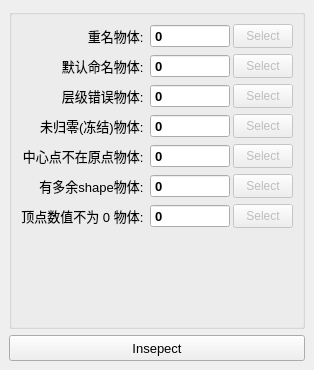
<?xml version="1.0" encoding="UTF-8"?>
<ui version="4.0">
 <class>inspectSceneWindow</class>
 <widget class="QMainWindow" name="inspectSceneWindow">
  <property name="geometry">
   <rect>
    <x>0</x>
    <y>0</y>
    <width>314</width>
    <height>370</height>
   </rect>
  </property>
  <property name="minimumSize">
   <size>
    <width>0</width>
    <height>165</height>
   </size>
  </property>
  <property name="maximumSize">
   <size>
    <width>320</width>
    <height>370</height>
   </size>
  </property>
  <property name="windowTitle">
   <string>Inspect Scene</string>
  </property>
  <widget class="QWidget" name="centralwidget">
   <layout class="QVBoxLayout" name="verticalLayout_3">
    <item>
     <widget class="QGroupBox" name="groupBox">
      <property name="title">
       <string/>
      </property>
      <layout class="QVBoxLayout" name="verticalLayout_2">
       <item>
        <layout class="QHBoxLayout" name="horizontalLayout">
         <property name="spacing">
          <number>3</number>
         </property>
         <item>
          <widget class="QLabel" name="labDuplicatesnames">
           <property name="font">
            <font>
             <pointsize>10</pointsize>
             <weight>50</weight>
             <bold>false</bold>
            </font>
           </property>
           <property name="layoutDirection">
            <enum>Qt::RightToLeft</enum>
           </property>
           <property name="text">
            <string>重名物体: </string>
           </property>
           <property name="alignment">
            <set>Qt::AlignRight|Qt::AlignTrailing|Qt::AlignVCenter</set>
           </property>
          </widget>
         </item>
         <item>
          <widget class="QSpinBox" name="fld_duplicatesnames">
           <property name="minimumSize">
            <size>
             <width>80</width>
             <height>24</height>
            </size>
           </property>
           <property name="maximumSize">
            <size>
             <width>80</width>
             <height>24</height>
            </size>
           </property>
           <property name="font">
            <font>
             <pointsize>10</pointsize>
             <weight>75</weight>
             <bold>true</bold>
            </font>
           </property>
           <property name="layoutDirection">
            <enum>Qt::RightToLeft</enum>
           </property>
           <property name="readOnly">
            <bool>true</bool>
           </property>
           <property name="buttonSymbols">
            <enum>QAbstractSpinBox::NoButtons</enum>
           </property>
           <property name="maximum">
            <number>999999999</number>
           </property>
          </widget>
         </item>
         <item>
          <widget class="QPushButton" name="btn_duplicatesnames">
           <property name="enabled">
            <bool>false</bool>
           </property>
           <property name="minimumSize">
            <size>
             <width>60</width>
             <height>24</height>
            </size>
           </property>
           <property name="maximumSize">
            <size>
             <width>60</width>
             <height>24</height>
            </size>
           </property>
           <property name="font">
            <font>
             <weight>50</weight>
             <bold>false</bold>
            </font>
           </property>
           <property name="layoutDirection">
            <enum>Qt::LeftToRight</enum>
           </property>
           <property name="text">
            <string>Select</string>
           </property>
          </widget>
         </item>
        </layout>
       </item>
       <item>
        <layout class="QHBoxLayout" name="horizontalLayout_4">
         <property name="spacing">
          <number>3</number>
         </property>
         <item>
          <widget class="QLabel" name="labDuplicatesnames_2">
           <property name="font">
            <font>
             <pointsize>10</pointsize>
             <weight>50</weight>
             <bold>false</bold>
            </font>
           </property>
           <property name="layoutDirection">
            <enum>Qt::RightToLeft</enum>
           </property>
           <property name="text">
            <string>默认命名物体: </string>
           </property>
           <property name="alignment">
            <set>Qt::AlignRight|Qt::AlignTrailing|Qt::AlignVCenter</set>
           </property>
          </widget>
         </item>
         <item>
          <widget class="QSpinBox" name="fld_defaultName">
           <property name="minimumSize">
            <size>
             <width>80</width>
             <height>24</height>
            </size>
           </property>
           <property name="maximumSize">
            <size>
             <width>80</width>
             <height>24</height>
            </size>
           </property>
           <property name="font">
            <font>
             <pointsize>10</pointsize>
             <weight>75</weight>
             <bold>true</bold>
            </font>
           </property>
           <property name="layoutDirection">
            <enum>Qt::RightToLeft</enum>
           </property>
           <property name="readOnly">
            <bool>true</bool>
           </property>
           <property name="buttonSymbols">
            <enum>QAbstractSpinBox::NoButtons</enum>
           </property>
           <property name="maximum">
            <number>999999999</number>
           </property>
          </widget>
         </item>
         <item>
          <widget class="QPushButton" name="btn_defaultName">
           <property name="enabled">
            <bool>false</bool>
           </property>
           <property name="minimumSize">
            <size>
             <width>60</width>
             <height>24</height>
            </size>
           </property>
           <property name="maximumSize">
            <size>
             <width>60</width>
             <height>24</height>
            </size>
           </property>
           <property name="font">
            <font>
             <weight>50</weight>
             <bold>false</bold>
            </font>
           </property>
           <property name="layoutDirection">
            <enum>Qt::LeftToRight</enum>
           </property>
           <property name="text">
            <string>Select</string>
           </property>
          </widget>
         </item>
        </layout>
       </item>
       <item>
        <layout class="QHBoxLayout" name="horizontalLayout_7">
         <property name="spacing">
          <number>3</number>
         </property>
         <item>
          <widget class="QLabel" name="labDuplicatesnames_3">
           <property name="font">
            <font>
             <pointsize>10</pointsize>
             <weight>50</weight>
             <bold>false</bold>
            </font>
           </property>
           <property name="layoutDirection">
            <enum>Qt::RightToLeft</enum>
           </property>
           <property name="text">
            <string>层级错误物体: </string>
           </property>
           <property name="alignment">
            <set>Qt::AlignRight|Qt::AlignTrailing|Qt::AlignVCenter</set>
           </property>
          </widget>
         </item>
         <item>
          <widget class="QSpinBox" name="fld_hierarchyError">
           <property name="minimumSize">
            <size>
             <width>80</width>
             <height>24</height>
            </size>
           </property>
           <property name="maximumSize">
            <size>
             <width>80</width>
             <height>24</height>
            </size>
           </property>
           <property name="font">
            <font>
             <pointsize>10</pointsize>
             <weight>75</weight>
             <bold>true</bold>
            </font>
           </property>
           <property name="layoutDirection">
            <enum>Qt::RightToLeft</enum>
           </property>
           <property name="readOnly">
            <bool>true</bool>
           </property>
           <property name="buttonSymbols">
            <enum>QAbstractSpinBox::NoButtons</enum>
           </property>
           <property name="maximum">
            <number>999999999</number>
           </property>
          </widget>
         </item>
         <item>
          <widget class="QPushButton" name="btn_hierarchyError">
           <property name="enabled">
            <bool>false</bool>
           </property>
           <property name="minimumSize">
            <size>
             <width>60</width>
             <height>24</height>
            </size>
           </property>
           <property name="maximumSize">
            <size>
             <width>60</width>
             <height>24</height>
            </size>
           </property>
           <property name="font">
            <font>
             <weight>50</weight>
             <bold>false</bold>
            </font>
           </property>
           <property name="layoutDirection">
            <enum>Qt::LeftToRight</enum>
           </property>
           <property name="text">
            <string>Select</string>
           </property>
          </widget>
         </item>
        </layout>
       </item>
       <item>
        <layout class="QHBoxLayout" name="horizontalLayout_2">
         <property name="spacing">
          <number>3</number>
         </property>
         <item>
          <widget class="QLabel" name="labNoFreezeGeometeys">
           <property name="font">
            <font>
             <pointsize>10</pointsize>
             <weight>50</weight>
             <bold>false</bold>
            </font>
           </property>
           <property name="text">
            <string>未归零(冻结)物体: </string>
           </property>
           <property name="alignment">
            <set>Qt::AlignRight|Qt::AlignTrailing|Qt::AlignVCenter</set>
           </property>
          </widget>
         </item>
         <item>
          <widget class="QSpinBox" name="fld_noFreezeGeometeys">
           <property name="minimumSize">
            <size>
             <width>80</width>
             <height>24</height>
            </size>
           </property>
           <property name="maximumSize">
            <size>
             <width>80</width>
             <height>24</height>
            </size>
           </property>
           <property name="font">
            <font>
             <pointsize>10</pointsize>
             <weight>75</weight>
             <bold>true</bold>
            </font>
           </property>
           <property name="layoutDirection">
            <enum>Qt::RightToLeft</enum>
           </property>
           <property name="readOnly">
            <bool>true</bool>
           </property>
           <property name="buttonSymbols">
            <enum>QAbstractSpinBox::NoButtons</enum>
           </property>
           <property name="maximum">
            <number>999999999</number>
           </property>
          </widget>
         </item>
         <item>
          <widget class="QPushButton" name="btn_unFreezeGeometeys">
           <property name="enabled">
            <bool>false</bool>
           </property>
           <property name="minimumSize">
            <size>
             <width>60</width>
             <height>24</height>
            </size>
           </property>
           <property name="maximumSize">
            <size>
             <width>60</width>
             <height>24</height>
            </size>
           </property>
           <property name="font">
            <font>
             <weight>50</weight>
             <bold>false</bold>
            </font>
           </property>
           <property name="layoutDirection">
            <enum>Qt::LeftToRight</enum>
           </property>
           <property name="text">
            <string>Select</string>
           </property>
          </widget>
         </item>
        </layout>
       </item>
       <item>
        <layout class="QHBoxLayout" name="horizontalLayout_5">
         <property name="spacing">
          <number>3</number>
         </property>
         <item>
          <widget class="QLabel" name="labDuplicatesShapes_3">
           <property name="font">
            <font>
             <pointsize>10</pointsize>
             <weight>50</weight>
             <bold>false</bold>
            </font>
           </property>
           <property name="text">
            <string>中心点不在原点物体: </string>
           </property>
           <property name="alignment">
            <set>Qt::AlignRight|Qt::AlignTrailing|Qt::AlignVCenter</set>
           </property>
          </widget>
         </item>
         <item>
          <widget class="QSpinBox" name="fld_pivotError">
           <property name="minimumSize">
            <size>
             <width>80</width>
             <height>24</height>
            </size>
           </property>
           <property name="maximumSize">
            <size>
             <width>80</width>
             <height>24</height>
            </size>
           </property>
           <property name="font">
            <font>
             <pointsize>10</pointsize>
             <weight>75</weight>
             <bold>true</bold>
            </font>
           </property>
           <property name="layoutDirection">
            <enum>Qt::RightToLeft</enum>
           </property>
           <property name="readOnly">
            <bool>true</bool>
           </property>
           <property name="buttonSymbols">
            <enum>QAbstractSpinBox::NoButtons</enum>
           </property>
           <property name="maximum">
            <number>999999999</number>
           </property>
          </widget>
         </item>
         <item>
          <widget class="QPushButton" name="btn_pivotError">
           <property name="enabled">
            <bool>false</bool>
           </property>
           <property name="minimumSize">
            <size>
             <width>60</width>
             <height>24</height>
            </size>
           </property>
           <property name="maximumSize">
            <size>
             <width>60</width>
             <height>24</height>
            </size>
           </property>
           <property name="font">
            <font>
             <weight>50</weight>
             <bold>false</bold>
            </font>
           </property>
           <property name="layoutDirection">
            <enum>Qt::LeftToRight</enum>
           </property>
           <property name="text">
            <string>Select</string>
           </property>
          </widget>
         </item>
        </layout>
       </item>
       <item>
        <layout class="QHBoxLayout" name="horizontalLayout_3">
         <property name="spacing">
          <number>3</number>
         </property>
         <item>
          <widget class="QLabel" name="labDuplicatesShapes">
           <property name="font">
            <font>
             <pointsize>10</pointsize>
             <weight>50</weight>
             <bold>false</bold>
            </font>
           </property>
           <property name="text">
            <string>有多余shape物体: </string>
           </property>
           <property name="alignment">
            <set>Qt::AlignRight|Qt::AlignTrailing|Qt::AlignVCenter</set>
           </property>
          </widget>
         </item>
         <item>
          <widget class="QSpinBox" name="fld_duplicatesShapes">
           <property name="minimumSize">
            <size>
             <width>80</width>
             <height>24</height>
            </size>
           </property>
           <property name="maximumSize">
            <size>
             <width>80</width>
             <height>24</height>
            </size>
           </property>
           <property name="font">
            <font>
             <pointsize>10</pointsize>
             <weight>75</weight>
             <bold>true</bold>
            </font>
           </property>
           <property name="layoutDirection">
            <enum>Qt::RightToLeft</enum>
           </property>
           <property name="readOnly">
            <bool>true</bool>
           </property>
           <property name="buttonSymbols">
            <enum>QAbstractSpinBox::NoButtons</enum>
           </property>
           <property name="maximum">
            <number>999999999</number>
           </property>
          </widget>
         </item>
         <item>
          <widget class="QPushButton" name="btn_duplicatesShapes">
           <property name="enabled">
            <bool>false</bool>
           </property>
           <property name="minimumSize">
            <size>
             <width>60</width>
             <height>24</height>
            </size>
           </property>
           <property name="maximumSize">
            <size>
             <width>60</width>
             <height>24</height>
            </size>
           </property>
           <property name="font">
            <font>
             <weight>50</weight>
             <bold>false</bold>
            </font>
           </property>
           <property name="layoutDirection">
            <enum>Qt::LeftToRight</enum>
           </property>
           <property name="text">
            <string>Select</string>
           </property>
          </widget>
         </item>
        </layout>
       </item>
       <item>
        <layout class="QHBoxLayout" name="horizontalLayout_6">
         <property name="spacing">
          <number>3</number>
         </property>
         <item>
          <widget class="QLabel" name="labDuplicatesShapes_2">
           <property name="font">
            <font>
             <pointsize>10</pointsize>
             <weight>50</weight>
             <bold>false</bold>
            </font>
           </property>
           <property name="text">
            <string>顶点数值不为 0 物体: </string>
           </property>
           <property name="alignment">
            <set>Qt::AlignRight|Qt::AlignTrailing|Qt::AlignVCenter</set>
           </property>
          </widget>
         </item>
         <item>
          <widget class="QSpinBox" name="fld_vertexError">
           <property name="minimumSize">
            <size>
             <width>80</width>
             <height>24</height>
            </size>
           </property>
           <property name="maximumSize">
            <size>
             <width>80</width>
             <height>24</height>
            </size>
           </property>
           <property name="font">
            <font>
             <pointsize>10</pointsize>
             <weight>75</weight>
             <bold>true</bold>
            </font>
           </property>
           <property name="layoutDirection">
            <enum>Qt::RightToLeft</enum>
           </property>
           <property name="readOnly">
            <bool>true</bool>
           </property>
           <property name="buttonSymbols">
            <enum>QAbstractSpinBox::NoButtons</enum>
           </property>
           <property name="maximum">
            <number>999999999</number>
           </property>
          </widget>
         </item>
         <item>
          <widget class="QPushButton" name="btn_vertexError">
           <property name="enabled">
            <bool>false</bool>
           </property>
           <property name="minimumSize">
            <size>
             <width>60</width>
             <height>24</height>
            </size>
           </property>
           <property name="maximumSize">
            <size>
             <width>60</width>
             <height>24</height>
            </size>
           </property>
           <property name="font">
            <font>
             <weight>50</weight>
             <bold>false</bold>
            </font>
           </property>
           <property name="layoutDirection">
            <enum>Qt::LeftToRight</enum>
           </property>
           <property name="text">
            <string>Select</string>
           </property>
          </widget>
         </item>
        </layout>
       </item>
       <item>
        <spacer name="verticalSpacer">
         <property name="orientation">
          <enum>Qt::Vertical</enum>
         </property>
         <property name="sizeHint" stdset="0">
          <size>
           <width>20</width>
           <height>40</height>
          </size>
         </property>
        </spacer>
       </item>
      </layout>
     </widget>
    </item>
    <item>
     <widget class="QPushButton" name="btn_InspectScene">
      <property name="minimumSize">
       <size>
        <width>0</width>
        <height>26</height>
       </size>
      </property>
      <property name="font">
       <font>
        <pointsize>10</pointsize>
        <weight>50</weight>
        <bold>false</bold>
       </font>
      </property>
      <property name="text">
       <string>Insepect</string>
      </property>
      <property name="iconSize">
       <size>
        <width>20</width>
        <height>20</height>
       </size>
      </property>
     </widget>
    </item>
   </layout>
  </widget>
 </widget>
 <resources/>
 <connections/>
</ui>
